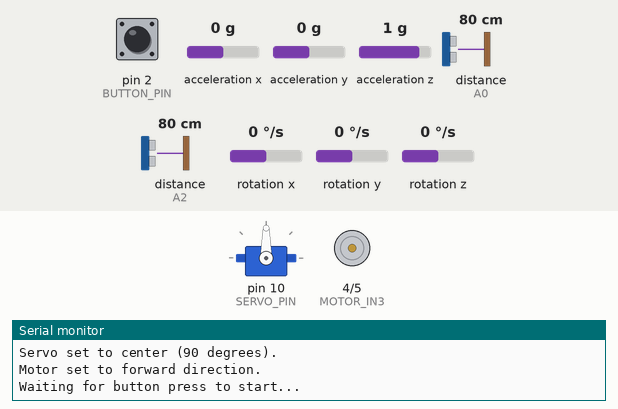
This sketch was run on a simulated Arduino Uno, built with avr-gcc and run on an emulated ATmega328P. Shown: servo, motor-driver pin pairs drawn as motors (green arrow = first pin HIGH = forward, orange = second pin HIGH = backward, longer = more drive, scaled by the enable pin), the last lines printed to the serial monitor. Inputs (shaded band) come from the test bench; at power-on: pin 2 (BUTTON_PIN) HIGH, rotation z 0 °/s, distance to the obstacle (sensors on A0, A2) 80 cm, acceleration x 0 g, acceleration y 0 g, acceleration z 1 g, rotation x 0 °/s, rotation y 0 °/s. The echo pulse lasts 58.3 µs per cm.

Above: at 2.2 s.
2.3 s: pin 2 (BUTTON_PIN) pulled LOW for 0.15 s
At 4.9 s:
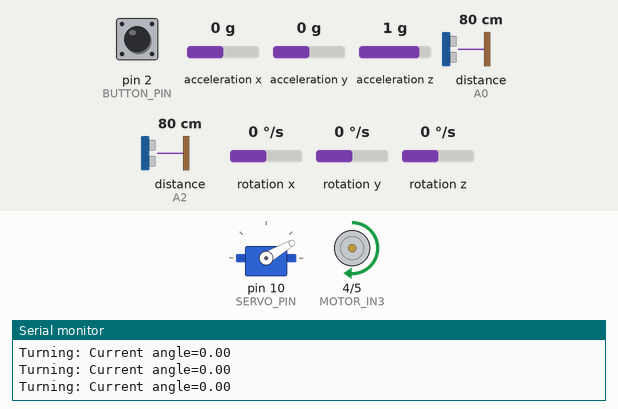
5.2 s: rotation z set to -100 °/s
At 6.07 s:
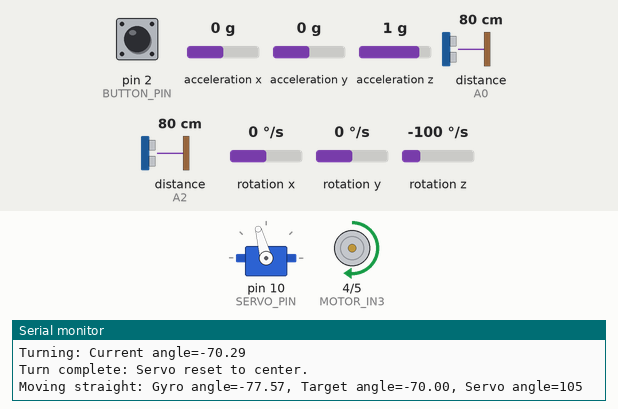
8.2 s: distance to the obstacle (sensor on A0) set to 73 cm
11.2 s: distance to the obstacle (sensor on A0) set to 66 cm
At 12.7 s:
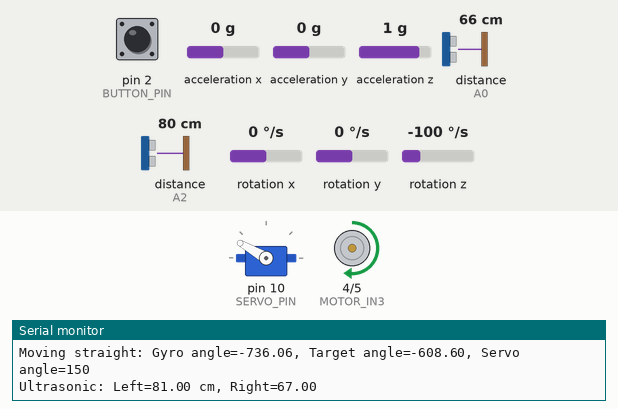
13.0 s: rotation z set to 100 °/s
At 14.42 s:
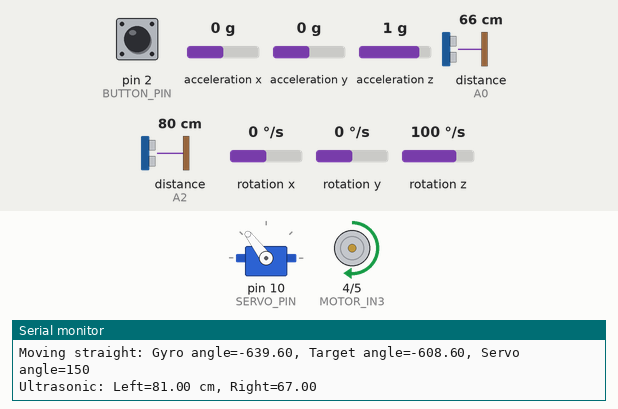
16.0 s: pin 2 (BUTTON_PIN) pulled LOW for 1 s
At 16.7 s:
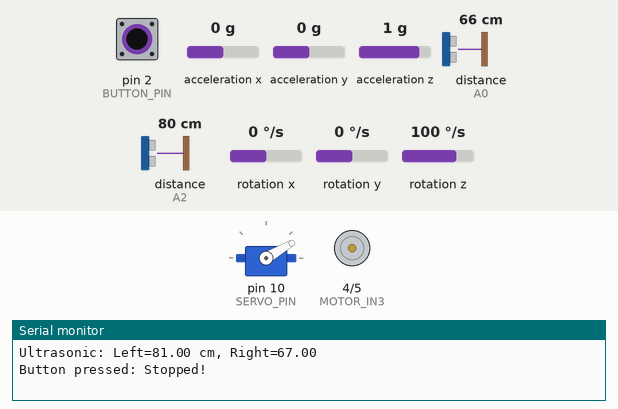
Timing chart, 0 to 19.0 s (numbered marks = the images above; inputs shaded):
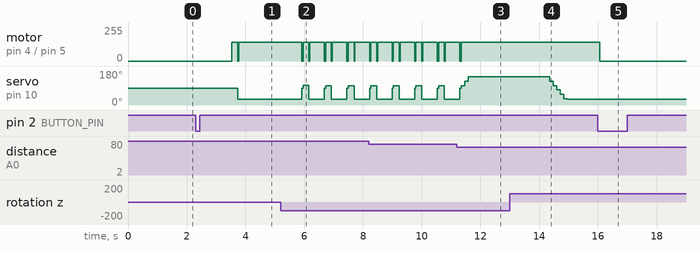

Measured:
- the behaviour switches between 70 and 69 cm on distance to the obstacle (sensor on A0) (found by bisection; images 2 and 3)
- after the input at 2.3 s, motor on pin 4 (MOTOR_IN3) / pin 5 (MOTOR_IN4): stopped → forward 140/255 after 1.2 s; servo on pin 10 (SERVO_PIN): 90° → 30° after 1.4 s
- after the input at 5.2 s, motor on pin 4 (MOTOR_IN3) / pin 5 (MOTOR_IN4): forward 140/255 → stopped after 0.72 s, then repeats every 0.77 s: forward 140/255 0.20 s, stopped 0.03 s, forward 140/255 0.50 s, stopped 0.04 s
- after the input at 11.2 s, motor on pin 4 (MOTOR_IN3) / pin 5 (MOTOR_IN4): goes on until 11.3 s, then stays forward 140/255
- after the input at 13.0 s, servo on pin 10 (SERVO_PIN): moves from 150° to 30° over 0.60 s, starting after 1.4 s
- after the input at 16.0 s, motor on pin 4 (MOTOR_IN3) / pin 5 (MOTOR_IN4): forward 140/255 → stopped after 0.06 s

The sketch:

openchallengetest.ino
```cpp
#include <Wire.h>
#include <MPU6050_light.h>
#include <Servo.h>
#include <NewPing.h>

// Pin definitions
#define TRIG_PIN_LEFT A3     // Left ultrasonic trigger
#define ECHO_PIN_LEFT A2     // Left ultrasonic echo
#define TRIG_PIN_FRONT 7     // Front ultrasonic trigger
#define ECHO_PIN_FRONT 6     // Front ultrasonic echo
#define TRIG_PIN_RIGHT A1    // Right ultrasonic trigger
#define ECHO_PIN_RIGHT A0    // Right ultrasonic echo
#define SERVO_PIN 10          // Servo signal
#define MOTOR_ENB 3          // L298N speed control
#define MOTOR_IN3 4          // L298N direction 1
#define MOTOR_IN4 5          // L298N direction 2
#define BUTTON_PIN 2         // Push button

// Ultrasonic setup
#define MAX_DISTANCE 500     // Max distance (cm)
NewPing sonarLeft(TRIG_PIN_LEFT, ECHO_PIN_LEFT, MAX_DISTANCE);
NewPing sonarFront(TRIG_PIN_FRONT, ECHO_PIN_FRONT, MAX_DISTANCE);
NewPing sonarRight(TRIG_PIN_RIGHT, ECHO_PIN_RIGHT, MAX_DISTANCE);

// MPU6050 and Servo
MPU6050 mpu(Wire);
Servo steeringServo;

// Constants
const int MOTOR_SPEED = 140;  // PWM speed (0-255)
const float TURN_DISTANCE = 70; // Edge detection distance (cm)
const int TOTAL_EDGES = 12;   // 4 corners * 3 laps
const int SERVO_CENTER = 90;  // Servo center (degrees)
const int SERVO_MAX_LEFT = 150; // Max left (degrees)
const int SERVO_MAX_RIGHT = 30; // Max right (degrees)
const float KP = 2.0;         // Gyro correction gain

// Variables
bool isClockwise = false;
bool directionSet = false;
int edgeCount = 0;
bool isRunning = false;
float targetAngle = 0;
bool lastButtonState = HIGH;

void resetState() {
  Serial.println("Resetting to fresh state...");
  isClockwise = false;
  directionSet = false;
  edgeCount = 0;
  targetAngle = 0;
  steeringServo.write(SERVO_CENTER);
  digitalWrite(MOTOR_IN3, HIGH);
  digitalWrite(MOTOR_IN4, LOW);
  Serial.println("Recalibrating MPU6050...");
  mpu.calcOffsets(); // Recalibrate gyro
  Serial.println("Reset complete: Servo centered, motor forward, gyro calibrated.");
}

void setup() {
  Serial.begin(9600);
  Wire.begin();

  // Initialize MPU6050
  Serial.println("Initializing MPU6050...");
  if (mpu.begin() != 0) {
    Serial.println("MPU6050 initialization failed!");
    while (1);
  }
  Serial.println("Calibrating MPU6050...");
  mpu.calcOffsets(); // Initial calibration
  Serial.println("MPU6050 ready.");

  // Initialize pins
  pinMode(MOTOR_ENB, OUTPUT);
  pinMode(MOTOR_IN3, OUTPUT);
  pinMode(MOTOR_IN4, OUTPUT);
  pinMode(BUTTON_PIN, INPUT_PULLUP);
  steeringServo.attach(SERVO_PIN);
  steeringServo.write(SERVO_CENTER);
  Serial.println("Servo set to center (90 degrees).");

  // Set motor forward
  digitalWrite(MOTOR_IN3, HIGH);
  digitalWrite(MOTOR_IN4, LOW);
  Serial.println("Motor set to forward direction.");
  Serial.println("Waiting for button press to start...");
}

void loop() {
  // Check button for toggle
  bool currentButtonState = digitalRead(BUTTON_PIN);
  if (currentButtonState == LOW && lastButtonState == HIGH) {
    if (!isRunning) {
      Serial.println("Button pressed: Starting navigation...");
      resetState(); // Reset for fresh start
      isRunning = true;
    } else {
      Serial.println("Button pressed: Stopped!");
      analogWrite(MOTOR_ENB, 0); // Stop motors
      isRunning = false;
    }
    delay(200); // Debounce
  }
  lastButtonState = currentButtonState;

  if (!isRunning) return;

  // Update gyro
  mpu.update();
  float currentAngle = mpu.getAngleZ();

  // Move straight with gyro correction
  float error = targetAngle - currentAngle;
  int servoAngle = SERVO_CENTER + (int)(KP * error);
  servoAngle = constrain(servoAngle, SERVO_MAX_RIGHT, SERVO_MAX_LEFT);
  steeringServo.write(servoAngle);
  analogWrite(MOTOR_ENB, MOTOR_SPEED);
  Serial.print("Moving straight: Gyro angle=");
  Serial.print(currentAngle);
  Serial.print(", Target angle=");
  Serial.print(targetAngle);
  Serial.print(", Servo angle=");
  Serial.println(servoAngle);

  // Check for corner
  float leftDist = sonarLeft.ping_cm();
  float rightDist = sonarRight.ping_cm();
  Serial.print("Ultrasonic: Left=");
  Serial.print(leftDist);
  Serial.print(" cm, Right=");
  Serial.println(rightDist);

  if (!directionSet) {
    // Detect first corner to set direction
    if (rightDist > TURN_DISTANCE && rightDist < MAX_DISTANCE) {
      isClockwise = true;
      directionSet = true;
      edgeCount++;
      Serial.print("First corner detected (Right): Direction set to Clockwise, Edge count=");
      Serial.println(edgeCount);
    } else if (leftDist > TURN_DISTANCE && leftDist < MAX_DISTANCE) {
      isClockwise = false;
      directionSet = true;
      edgeCount++;
      Serial.print("First corner detected (Left): Direction set to Counterclockwise, Edge count=");
      Serial.println(edgeCount);
    }
  }

  // Continue navigation after direction is set
  if (directionSet) {
    float sideDist = isClockwise ? rightDist : leftDist;
    if (sideDist > TURN_DISTANCE && sideDist < MAX_DISTANCE) {
      edgeCount++;
      Serial.print("Edge detected: Edge count=");
      Serial.println(edgeCount);
      if (edgeCount >= TOTAL_EDGES) {
        analogWrite(MOTOR_ENB, 0); // Stop
        isRunning = false;
        Serial.println("Finished 3 laps!");
        while (1); // Halt
      }

      // Turn 90 degrees
      float startAngle = currentAngle;
      float turnTarget = startAngle + (isClockwise ? -70 : 70);
      Serial.print("Initiating 90-degree turn: Target angle=");
      Serial.println(turnTarget);
      analogWrite(MOTOR_ENB, 0); // Stop motors
      steeringServo.write(isClockwise ? SERVO_MAX_RIGHT : SERVO_MAX_LEFT);
      Serial.print("Servo set to ");
      Serial.print(isClockwise ? SERVO_MAX_RIGHT : SERVO_MAX_LEFT);
      Serial.println(" for turn.");
      while (abs(mpu.getAngleZ() - turnTarget) > 2) {
        mpu.update();
        analogWrite(MOTOR_ENB, 100); // Slow turn
        Serial.print("Turning: Current angle=");
        Serial.println(mpu.getAngleZ());
      }
      analogWrite(MOTOR_ENB, 0);
      steeringServo.write(SERVO_CENTER);
      targetAngle = turnTarget; // Update target
      Serial.println("Turn complete: Servo reset to center.");
    }
  }
}
```
